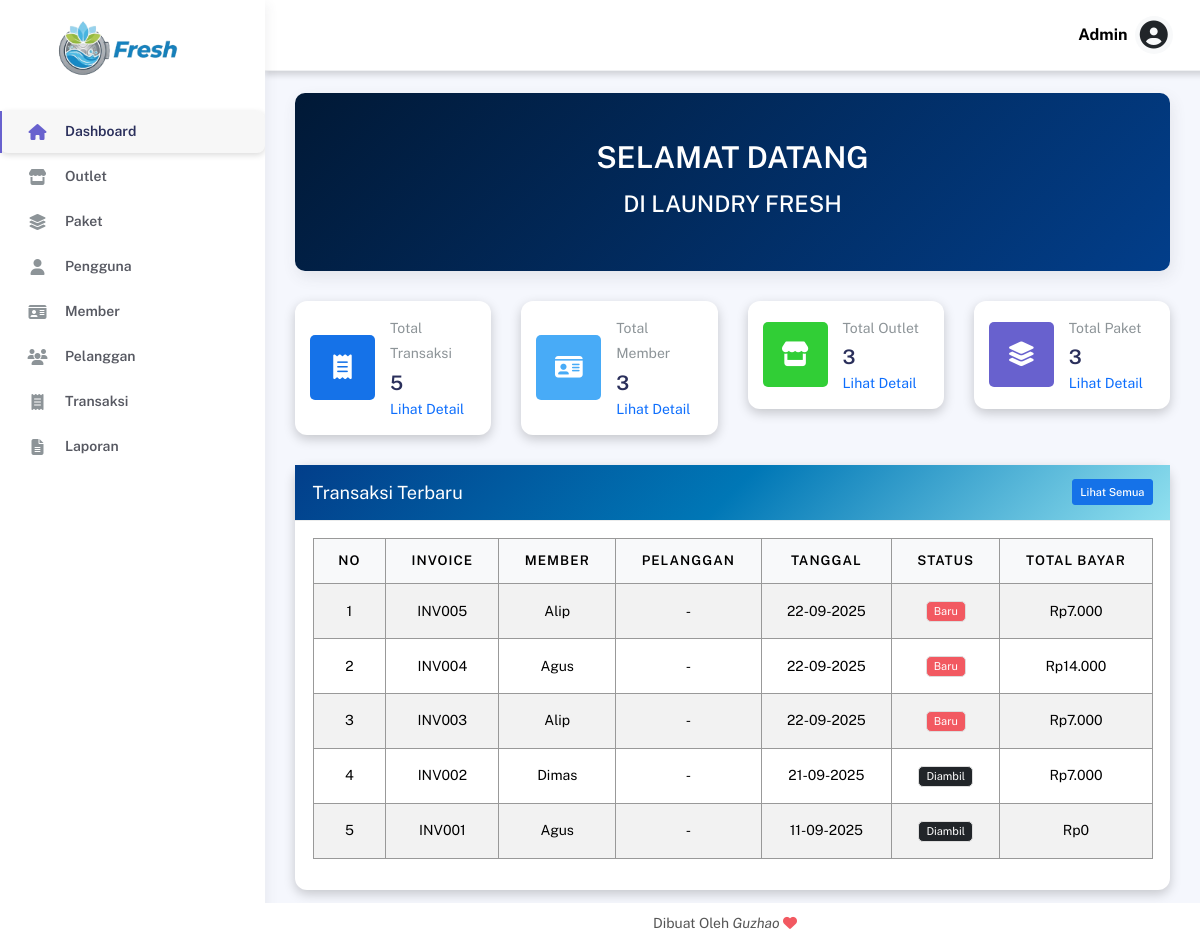
The page /backend/pages/dashboard/index.php (signed in) on the database its author committed.
### tables this page shows
CREATE TABLE `tb_transaksi` (
  `id` int NOT NULL,
  `outlet_id` int DEFAULT NULL,
  `kode_invoice` varchar(100) NOT NULL,
  `member_id` int DEFAULT NULL,
  `pelanggan_id` int DEFAULT NULL,
  `tgl` date NOT NULL,
  `batas_waktu` date NOT NULL,
  `tgl_bayar` date DEFAULT NULL,
  `biaya_tambahan` int DEFAULT '0',
  `diskon` double DEFAULT '0',
  `pajak` double DEFAULT '0',
  `status` enum('baru','proses','selesai','diambil') DEFAULT 'baru',
  `dibayar` enum('dibayar','belum_dibayar') DEFAULT 'belum_dibayar',
  `user_id` int DEFAULT NULL,
  `total_bayar` double DEFAULT '0'
);

CREATE TABLE `tb_member` (
  `id` int NOT NULL,
  `nama` varchar(100) NOT NULL,
  `alamat` text,
  `jenis_kelamin` enum('L','P') NOT NULL,
  `tlp` varchar(20) DEFAULT NULL
);

### backend/pages/dashboard/index.php (the view, shortened to what this page needs)
<?php
include '../../partials/header.php';
include '../../partials/sidebar.php';
include __DIR__ . '/../../../config/connection.php';
$totalTransaksi = 0;
$totalMember    = 0;
$totalPaket     = 0;
$totalOutlet    = 0;
if (isset($connect)) {
    $q1 = "SELECT COUNT(*) AS total FROM tb_transaksi";
    $r1 = mysqli_query($connect, $q1);
    if ($r1) {
        $row1 = mysqli_fetch_assoc($r1);
        $totalTransaksi = (int) ($row1['total'] ?? 0);
    }
    $q2 = "SELECT COUNT(*) AS total FROM tb_member";
    $r2 = mysqli_query($connect, $q2);
    if ($r2) {
        $row2 = mysqli_fetch_assoc($r2);
        $totalMember = (int) ($row2['total'] ?? 0);
    }
    $q3 = "SELECT COUNT(*) AS total FROM tb_paket";
    $r3 = mysqli_query($connect, $q3);
    if ($r3) {
        $row3 = mysqli_fetch_assoc($r3);
        $totalPaket = (int) ($row3['total'] ?? 0);
    }
    $q4 = "SELECT COUNT(*) AS total FROM tb_outlet";
    $r4 = mysqli_query($connect, $q4);
    if ($r4) {
        $row4 = mysqli_fetch_assoc($r4);
        $totalOutlet = (int) ($row4['total'] ?? 0);
    }
}
?>
<div class="main-panel">
    <?php include '../../partials/navbar.php'; ?>
    <div class="container">
        <div class="page-inner">
            <div class="col-md-12 mb-4">
                <div class="card text-white" style="background: linear-gradient(135deg, #011936, #023e8a); border: none;">
                    <div class="card-body text-center py-5">
                        <h1 class="fw-bold">SELAMAT DATANG</h1>
                        <h3 class="mb-0 text-uppercase">Di Laundry Fresh</h3>
                    </div>
                </div>
            </div>
            <div class="row">
                <div class="col-sm-6 col-md-3">
                    <div class="card card-stats card-round" style="border-radius: 12px;
    box-shadow: 0 4px 12px rgba(0,0,0,0.2);">
                        <div class="card-body">
                            <div class="row align-items-center">
                                <div class="col-icon">
                                    <div class="icon-big text-center icon-primary bubble-shadow-small">
                                        <i class="fas fa-receipt"></i>
                                    </div>
                                </div>
                                <div class="col col-stats ms-3 ms-sm-0">
                                    <div class="numbers">
                                        <p class="card-category">Total Transaksi</p>
                                        <h4 class="card-title"><?= $totalTransaksi ?></h4>
                                        <a href="../transaksi/index.php" class="text-decoration-none link-primary">Lihat Detail</a>
                                    </div>
                                </div>
                            </div>
                        </div>
                    </div>
                </div>
                <div class="col-sm-6 col-md-3">
                    <div class="card card-stats card-round" style="border-radius: 12px;
    box-shadow: 0 4px 12px rgba(0,0,0,0.2);">
                        <div class="card-body">
                            <div class="row align-items-center">
                                <div class="col-icon">
                                    <div class="icon-big text-center icon-info bubble-shadow-small">
                                        <i class="fas fa-id-card"></i>
                                    </div>
                                </div>
                                <div class="col col-stats ms-3 ms-sm-0">
                                    <div class="numbers">
                                        <p class="card-category">Total Member</p>
                                        <h4 class="card-title"><?= $totalMember ?></h4>
                                        <a href="../pelanggan/index.php" class="text-decoration-none link-primary">Lihat Detail</a>
                                    </div>
                                </div>
                            </div>
                        </div>
                    </div>
                </div>
                <div class="col-sm-6 col-md-3">
                    <div class="card card-stats card-round" style="border-radius: 12px;
    box-shadow: 0 4px 12px rgba(0,0,0,0.2);">
                        <div class="card-body">
                            <div class="row align-items-center">
                                <div class="col-icon">
                                    <div class="icon-big text-center icon-success bubble-shadow-small">
                                        <i class="fas fa-store"></i>
                                    </div>
                                </div>
                                <div class="col col-stats ms-3 ms-sm-0">
                                    <div class="numbers">
                                        <p class="card-category">Total Outlet</p>
                                        <h4 class="card-title"><?= $totalOutlet ?></h4>
                                        <a href="../outlet/index.php" class="text-decoration-none link-primary">Lihat Detail</a>
                                    </div>
                                </div>
                            </div>
                        </div>
                    </div>
                </div>
                <div class="col-sm-6 col-md-3">
                    <div class="card card-stats card-round" style="border-radius: 12px;
    box-shadow: 0 4px 12px rgba(0,0,0,0.2);">
                        <div class="card-body">
                            <div class="row align-items-center">
                                <div class="col-icon">
                                    <div class="icon-big text-center icon-secondary bubble-shadow-small">
                                        <i class="fas fa-layer-group"></i>
                                    </div>
                                </div>
                                <div class="col col-stats ms-3 ms-sm-0">
                                    <div class="numbers">
                                        <p class="card-category">Total Paket</p>
                                        <h4 class="card-title"><?= $totalPaket ?></h4>
                                        <a href="../paket/index.php" class="text-decoration-none link-primary">Lihat Detail</a>
                                    </div>
                                </div>
                            </div>
                        </div>
                    </div>
                </div>
            </div>
<div class="col-md-12 mb-4">
    <div class="card" style="border-radius: 12px;
    box-shadow: 0 4px 12px rgba(0,0,0,0.2);">
        <div class="card-header d-flex justify-content-between align-items-center text-white"
            style="background: linear-gradient(135deg, #023e8a, #0077b6, #90e0ef); border: none;">
            <h5 class="mb-0">Transaksi Terbaru</h5>
            <a href="../transaksi/index.php" class="btn btn-sm btn-primary" style="padding: 0.25rem 0.5rem;">Lihat Semua</a>
        </div>
        <div class="card-body">
            <div class="table-responsive">
                <table class="table table-striped table-bordered">
                    <thead>
                        <tr class="text-capitalize text-center">
                            <th>No</th>
                            <th>Invoice</th>
                            <th>Member</th>
                            <th>Pelanggan</th>
                            <th>Tanggal</th>
                            <th>Status</th>
                            <th>Total Bayar</th>
                        </tr>
                    </thead>
                    <tbody>
                        <?php
                        $qtrx = "SELECT t.*,
                                        m.nama AS member_nama,
                                        p.nama AS pelanggan_nama
                                 FROM tb_transaksi t
                                 LEFT JOIN tb_member m ON t.member_id = m.id
                                 LEFT JOIN tb_pelanggan p ON t.pelanggan_id = p.id
                                 ORDER BY t.id DESC LIMIT 5";
                        $restrx = mysqli_query($connect, $qtrx);
                        if ($restrx && $restrx->num_rows > 0) {
                            $no = 1;
                            while ($trx = $restrx->fetch_object()) {
                                $invoice   = $trx->kode_invoice ?? '-';
                                $member    = $trx->member_nama ?? '-';
                                $pelanggan = $trx->pelanggan_nama ?? '-';
                                $tgl       = $trx->tgl ? date("d-m-Y", strtotime($trx->tgl)) : '-';
                                $status    = $trx->status ?? '-';
                                $total     = $trx->total_bayar ? "Rp" . number_format($trx->total_bayar, 0, ',', '.') : 'Rp0';
                                if ($status === 'baru') {
                                    $badge = "<span class='badge bg-danger'>Baru</span>";
                                } elseif ($status === 'proses') {
                                    $badge = "<span class='badge bg-info text-dark'>Proses</span>";
                                } elseif ($status === 'selesai') {
                                    $badge = "<span class='badge bg-success'>Selesai</span>";
                                } elseif ($status === 'diambil') {
                                    $badge = "<span class='badge bg-dark'>Diambil</span>";
                                } else {
                                    $badge = "<span class='badge bg-secondary'>-</span>";
                                }
                                echo "<tr>
                                        <td class='text-center'>$no</td>
                                        <td class='text-center'>" . htmlspecialchars($invoice) . "</td>
                                        <td class='text-center text-capitalize'>" . htmlspecialchars($member) . "</td>
                                        <td class='text-center text-capitalize'>" . htmlspecialchars($pelanggan) . "</td>
                                        <td class='text-center'>$tgl</td>
                                        <td class='text-center'>$badge</td>
                                        <td class='text-center'>$total</td>
                                      </tr>";
                                $no++;
                            }
                        } else {
                            echo "<tr><td colspan='7' class='text-center'>Tidak ada transaksi terbaru</td></tr>";
                        }
                        ?>
                    </tbody>
                </table>
            </div>
        </div>
    </div>
</div>
        </div>
    </div>
    <?php
    include '../../partials/footer.php';
    ?>

### rows shown on the page
tb_transaksi: kode_invoice "INV005", member.nama "Alip", pelanggan "-", tgl "22-09-2025", status "Baru", total_bayar "Rp7.000"
tb_transaksi: kode_invoice "INV004", member.nama "Agus", pelanggan "-", tgl "22-09-2025", status "Baru", total_bayar "Rp14.000"
tb_transaksi: kode_invoice "INV003", member.nama "Alip", pelanggan "-", tgl "22-09-2025", status "Baru", total_bayar "Rp7.000"
tb_transaksi: kode_invoice "INV002", member.nama "Dimas", pelanggan "-", tgl "21-09-2025", status "Diambil", total_bayar "Rp7.000"
tb_transaksi: kode_invoice "INV001", member.nama "Agus", pelanggan "-", tgl "11-09-2025", status "Diambil", total_bayar "Rp0"

### other values the page prints
$_SESSION['username'] "Admin"
$totalTransaksi "5"
$totalMember "3"
$totalOutlet "3"
$totalPaket "3"
